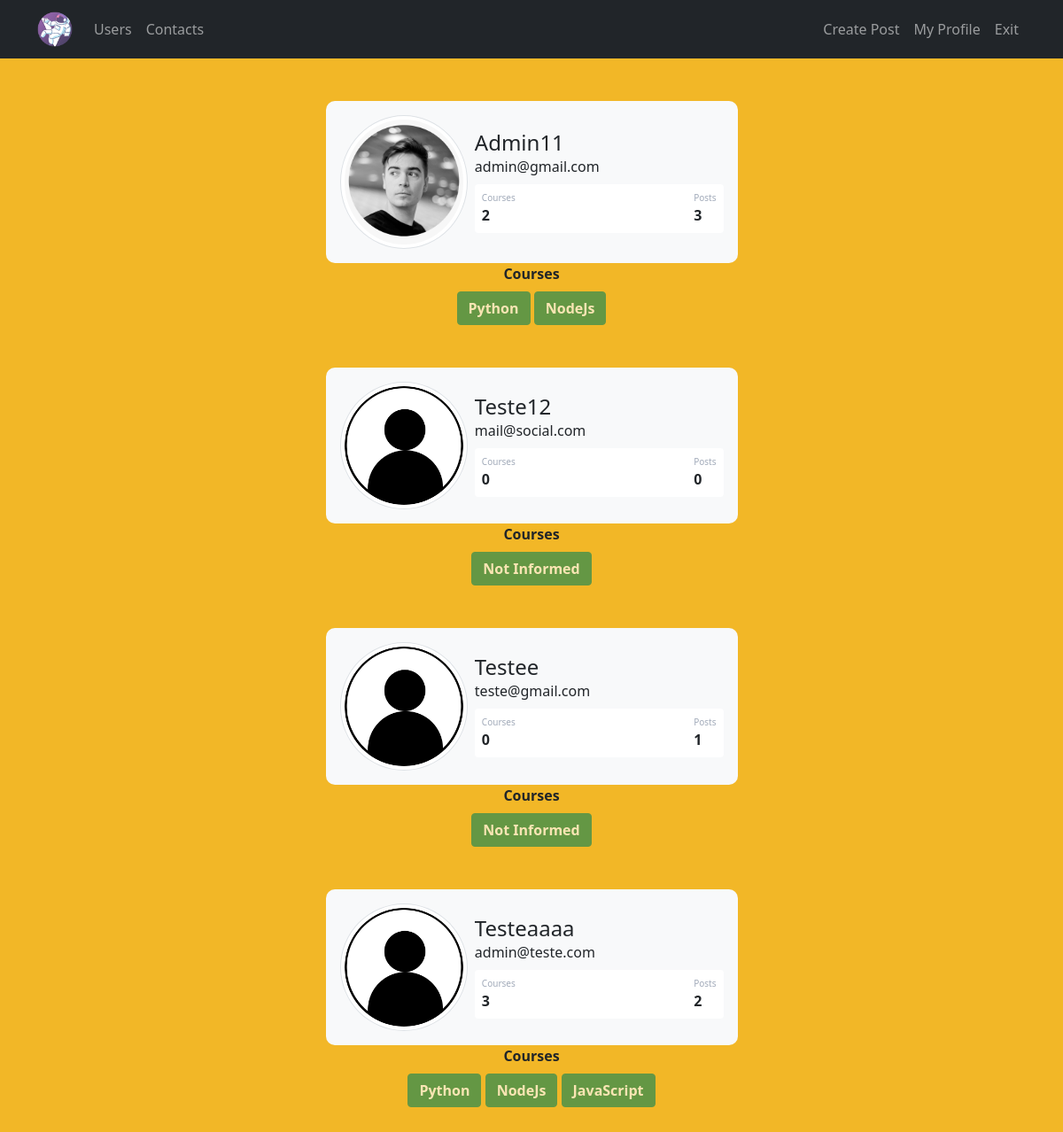
The app's page /user (signed in), older data.
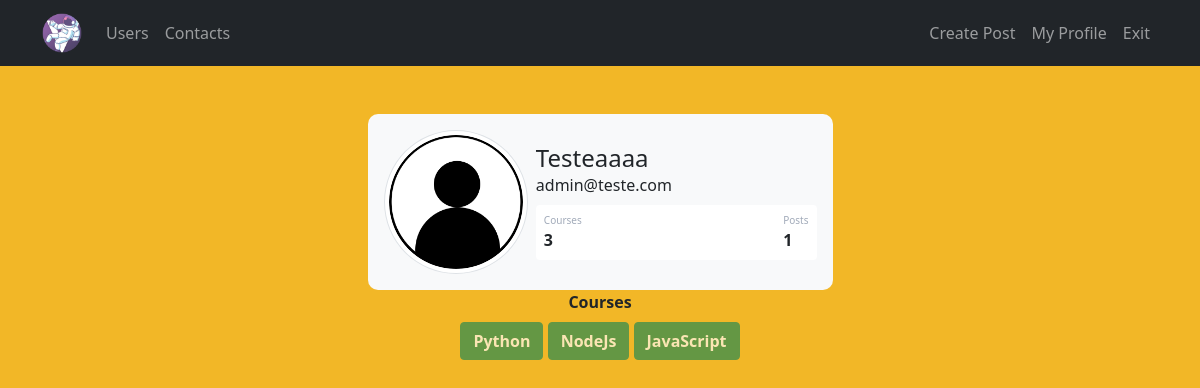
The same page, newer data.
### site_web/models.py (models this page shows)
class User(database.Model, UserMixin):
    id = database.Column(database.Integer, primary_key=True)
    username = database.Column(database.String, nullable=False)
    email = database.Column(database.String, nullable=False, unique=True)
    password = database.Column(database.String, nullable=False)
    profile_picture = database.Column(database.String, default='default.jpg')
    courses = database.Column(database.String, nullable=False, default='Not Informed')
    posts = database.relationship('Post', backref='author', lazy=True)
    def count_post(self):
        return len(self.posts)

### site_web/routes.py (the view)
@app.route("/user")
@login_required
def user():
    list_user = User.query.all()
    return render_template("user.html", list_user=list_user)

### site_web/models.py (called while the page is built)
@login_manager.user_loader
def load_user(id_user):
    return User.query.get(int(id_user))

### site_web/templates/user.html (shortened to what this page needs)
{% extends 'base.html' %}
{% block body %}
    {% for user in list_user %}
        <div class="container mt-5 d-flex justify-content-center">
        <div class="card p-3 col-5 border-0 bg-light">
            <div class="d-flex align-items-center">
            <img
                src="{{ url_for('static', filename='media/{}'.format(user.profile_picture)) }}"
                class="rounded-circle img-thumbnail col-md-4 me-2"/>
            <div class="col">
                <h4 class="mb-0 mt-0 text-capitalize">{{ user.username }}</h4>
                <span>{{ user.email }}</span>
                <div class="p-2 mt-2 bg-white d-flex justify-content-between rounded">
                <div class="d-flex flex-column">
                    <span class="articles">Courses</span>
                    {% if 'Not Informed' in  user.courses or  user.courses == '' %}
                        <span class="fw-bold">0</span>
                    {% else %}
                        <span class="fw-bold">
                        {{ user.courses.count(';') + 1 }}
                        </span>
                    {% endif %}
                </div>
                <div class="d-flex flex-column">
                    <span class="rating">Posts</span>
                    <span class="fw-bold">{{ user.count_post() }}</span>
                </div>
                </div>
            </div>
            </div>
        </div>
        </div>
        <div class="container">
        <div class="row justify-content-center">
            <div class="col col-4 text-center">
            <strong>Courses</strong><br />
            {% if user.courses %}
                {% for course in user.courses.split(';') %}
                    <button type="button" class="btn btn-success mt-2 fw-bolder" disabled>
                        {{ course }}
                    </button>
                {% endfor %}
            {% else %}
                <button type="button" class="btn btn-success mt-2 fw-bolder" disabled>
                    No Courses Registered :(
                </button>
            {% endif %}
            </div>
        </div>
        </div>
    {% endfor %}
{% endblock body %}

Row changes from the older to the newer data that the page shows:
removed User: profile_picture (picture), username "Admin11", email "admin@gmail.com", courses "2", count_post "3", course "Python" "NodeJs"
removed User: profile_picture (placeholder picture), username "Teste12", email "mail@social.com", shows "0", count_post "0", courses "Not Informed"
removed User: profile_picture (placeholder picture), username "Testee", email "teste@gmail.com", shows "0", count_post "1", courses "Not Informed"
computed for User "Testeaaaa": count_post "2" → "1"
